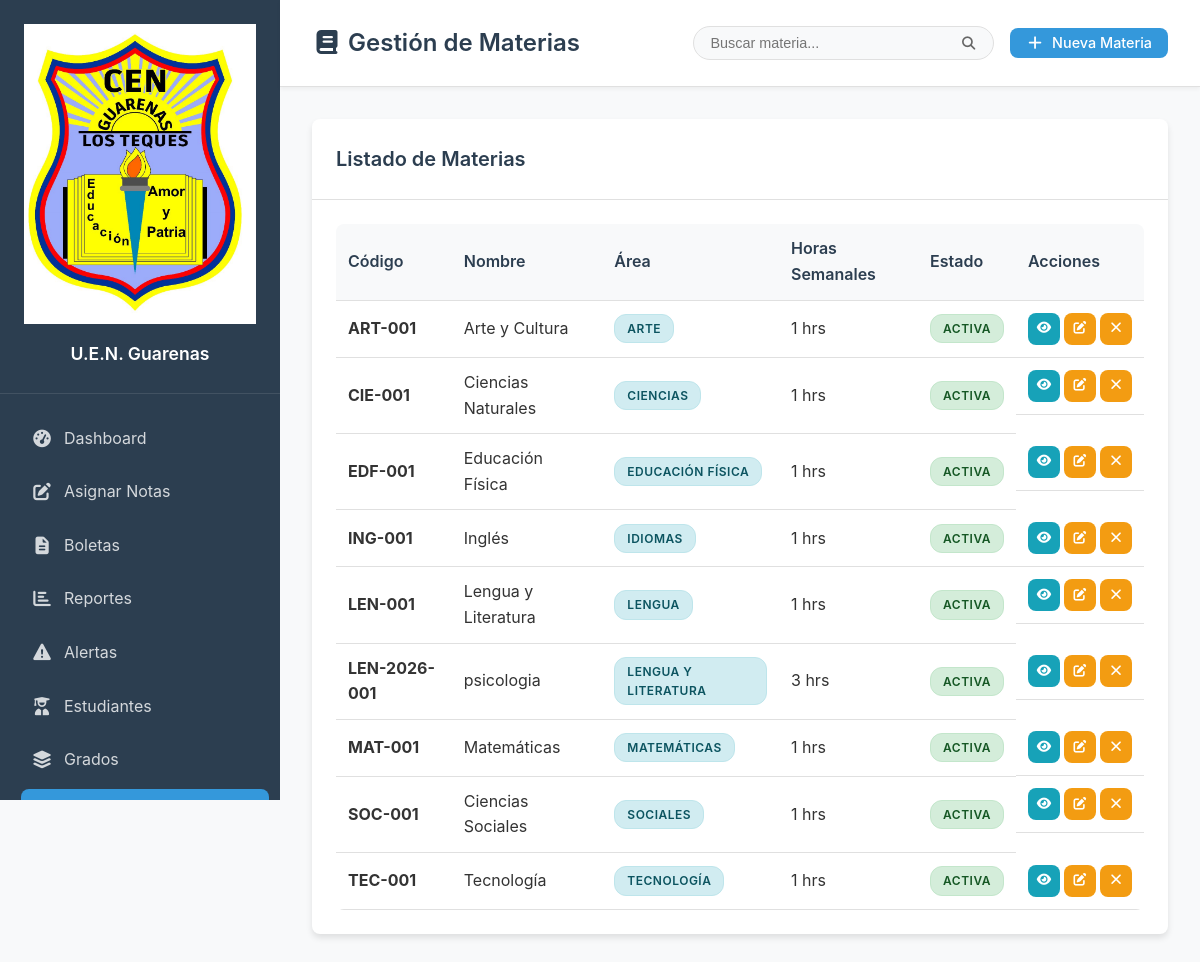
The app's page /materias.php (signed in) with its own data.
### tables this page shows
CREATE TABLE `materias` (
  `id` int(11) NOT NULL,
  `codigo` varchar(20) NOT NULL,
  `nombre` varchar(100) NOT NULL,
  `area` varchar(50) DEFAULT NULL,
  `descripcion` text DEFAULT NULL,
  `horas_semanales` int(11) DEFAULT 1,
  `activo` tinyint(1) DEFAULT 1,
  `fecha_creacion` timestamp NOT NULL DEFAULT current_timestamp(),
  `fecha_actualizacion` timestamp NOT NULL DEFAULT current_timestamp() ON UPDATE current_timestamp(),
  PRIMARY KEY (`id`)
);

### materias.php (the view, shortened to what this page needs)
<?php
require_once 'config.php';
$db = getDBConnection();
$action = $_GET['action'] ?? 'list';
$page = isset($_GET['page']) ? max(1, intval($_GET['page'])) : 1;
$perPage = 10;
$offset = ($page - 1) * $perPage;
$search = $_GET['search'] ?? '';
$where = [];
$params = [];
$whereClause = $where ? "WHERE " . implode(" AND ", $where) : "";
if ($action === 'list') {
    $query = "SELECT * FROM materias $whereClause ORDER BY area, nombre LIMIT $perPage OFFSET $offset";
    $stmt = $db->prepare($query);
    $stmt->execute($params);
    $materias = $stmt->fetchAll();
}
?>
<!DOCTYPE html>
<html lang="es">
<head>
    <link rel="stylesheet" href="<?php echo APP_URL; ?>/assets/css/styles.css">
    <link rel="stylesheet" href="<?php echo APP_URL; ?>/assets/fontawesome/css/all.min.css">
</head>
<body>
<div class="dashboard-container">
    <?php echo getSidebar('materias'); ?>
    <main class="main-content">
        <header class="main-header">
            <h1><i class="fas fa-book"></i> Gestión de Materias</h1>
            <div class="header-actions">
                <form method="GET" class="search-form">
                    <div class="search-box">
                        <input type="text" name="search" value="<?php echo htmlspecialchars($search); ?>" placeholder="Buscar materia...">
                        <button type="submit"><i class="fas fa-search"></i></button>
                    </div>
                </form>
                <a href="?action=new" class="btn btn-primary"><i class="fas fa-plus"></i> Nueva Materia</a>
            </div>
        </header>
        <div class="content-container">
            <?php if ($action === 'list'): ?>
            <div class="card">
                <div class="card-header"><h2>Listado de Materias</h2></div>
                <div class="card-body">
                    <?php if (empty($materias)): ?>
                    <div class="empty-state"><i class="fas fa-book"></i><h3>No se encontraron materias</h3></div>
                    <?php else: ?>
                    <div class="table-responsive">
                        <table class="data-table">
                            <thead>
                                <tr>
                                    <th>Código</th>
                                    <th>Nombre</th>
                                    <th>Área</th>
                                    <th>Horas Semanales</th>
                                    <th>Estado</th>
                                    <th>Acciones</th>
                                </tr>
                            </thead>
                            <tbody>
                            <?php foreach ($materias as $mat): ?>
                            <tr>
                                <td><strong><?php echo htmlspecialchars($mat['codigo']); ?></strong></td>
                                <td><?php echo htmlspecialchars($mat['nombre']); ?></td>
                                <td><span class="badge badge-info"><?php echo htmlspecialchars($mat['area']); ?></span></td>
                                <td><?php echo htmlspecialchars($mat['horas_semanales']); ?> hrs</td>
                                <td>
                                    <span class="badge badge-<?php echo $mat['activo'] ? 'success' : 'secondary'; ?>">
                                        <?php echo $mat['activo'] ? 'Activa' : 'Inactiva'; ?>
                                    </span>
                                </td>
                                <td class="actions">
                                    <a href="?action=view&id=<?php echo $mat['id']; ?>" class="btn btn-sm btn-info" title="Ver"><i class="fas fa-eye"></i></a>
                                    <a href="?action=edit&id=<?php echo $mat['id']; ?>" class="btn btn-sm btn-warning" title="Editar"><i class="fas fa-edit"></i></a>
                                    <?php if ($_SESSION['usuario_rol'] === 'admin'): ?>
                                    <a href="?action=toggle&id=<?php echo $mat['id']; ?>" class="btn btn-sm btn-<?php echo $mat['activo'] ? 'warning' : 'success'; ?>" onclick="return confirm('¿Está seguro?')" title="Cambiar estado">
                                        <i class="fas fa-<?php echo $mat['activo'] ? 'times' : 'check'; ?>"></i>
                                    </a>
                                    <?php endif; ?>
                                </td>
                            </tr>
                            <?php endforeach; ?>
                            </tbody>
                        </table>
                    </div>
                    <?php endif; ?>
                </div>
            </div>
            <?php endif; ?>
        </div>
    </main>
</div>
</body>
</html>

### assets/css/styles.css (style rules this page uses)
:root { --primary-color: #3498db; --primary-dark: #2980b9; --secondary-color: #2c3e50; --success-color: #27ae60; --warning-color: #f39c12; --danger-color: #e74c3c; --info-color: #17a2b8; --light-color: #ecf0f1; --dark-color: #34495e; --border-radius: 8px; --box-shadow: 0 4px 6px rgba(0,0,0,0.1); --transition: all 0.3s ease; }
* { margin: 0; padding: 0; box-sizing: border-box; }
body { font-family: 'Inter', 'Segoe UI', Tahoma, Geneva, Verdana, sans-serif; background-color: #f8f9fa; color: #333; line-height: 1.6; }
.dashboard-container { display: flex; min-height: 100vh; }
.main-content { flex-grow: 1; display: flex; flex-direction: column; margin-left: 280px; min-height: 100vh; }
.main-header { background: white; padding: 1.5rem 2rem; border-bottom: 1px solid #e0e0e0; display: flex; justify-content: space-between; align-items: center; box-shadow: 0 2px 4px rgba(0,0,0,0.05); position: sticky; top: 0; z-index: 100; }
.main-header h1 { color: var(--secondary-color); font-size: 1.5rem; font-weight: 600; margin: 0; }
.header-actions { display: flex; align-items: center; gap: 1rem; }
.search-form { display: flex; }
.search-box { display: flex; background: #f8f9fa; border-radius: 25px; overflow: hidden; border: 1px solid #e0e0e0; transition: var(--transition); }
.search-box input { border: none; background: none; padding: 0.5rem 1rem; outline: none; min-width: 250px; font-size: 0.9rem; }
.search-box button, .search-btn { background: none; border: none; padding: 0.5rem 1rem; cursor: pointer; color: #666; transition: var(--transition); }
.content-container { padding: 2rem; flex-grow: 1; background: #f8f9fa; }
.card { background: white; border-radius: var(--border-radius); box-shadow: var(--box-shadow); overflow: hidden; transition: var(--transition); }
.card-header { padding: 1.5rem; border-bottom: 1px solid #e0e0e0; display: flex; justify-content: space-between; align-items: center; }
.card-header h2 { color: var(--secondary-color); font-size: 1.25rem; font-weight: 600; margin: 0; }
.card-body { padding: 1.5rem; }
.btn { display: inline-flex; align-items: center; gap: 0.5rem; padding: 0.5rem 1rem; border: none; border-radius: var(--border-radius); text-decoration: none; font-size: 0.9rem; cursor: pointer; transition: var(--transition); font-weight: 500; line-height: 1; }
.btn-primary { background: var(--primary-color); color: white; }
.btn-warning { background: var(--warning-color); color: white; }
.btn-info { background: var(--info-color); color: white; }
.btn-sm { padding: 0.25rem 0.5rem; font-size: 0.8rem; }
.table-responsive { overflow-x: auto; border-radius: var(--border-radius); }
.data-table { width: 100%; border-collapse: collapse; background: white; }
.data-table th, .data-table td { padding: 0.75rem; text-align: left; border-bottom: 1px solid #e0e0e0; }
.data-table th { background: #f8f9fa; font-weight: 600; color: var(--secondary-color); position: sticky; top: 0; }
.data-table .actions { display: flex; gap: 0.25rem; white-space: nowrap; }
.badge { display: inline-block; padding: 0.25rem 0.75rem; border-radius: 12px; font-size: 0.75rem; font-weight: 600; text-transform: uppercase; letter-spacing: 0.5px; }
.badge-success { background: #d4edda; color: #155724; border: 1px solid #c3e6cb; }
.badge-info { background: #d1ecf1; color: #0c5460; border: 1px solid #bee5eb; }

### materias.php (style rules this page uses)
.actions { display: flex; gap: 5px; justify-content: center; align-items: center; }
.actions .btn-sm { width: 32px; height: 32px; display: inline-flex; align-items: center; justify-content: center; padding: 0; transition: none !important; }

### records on screen
materias: codigo "ART-001", nombre "Arte y Cultura", area "ARTE", horas_semanales "1", activo "ACTIVA"
materias: codigo "CIE-001", nombre "Ciencias Naturales", area "CIENCIAS", horas_semanales "1", activo "ACTIVA"
materias: codigo "EDF-001", nombre "Educación Física", area "EDUCACIÓN FÍSICA", horas_semanales "1", activo "ACTIVA"
materias: codigo "ING-001", nombre "Inglés", area "IDIOMAS", horas_semanales "1", activo "ACTIVA"
materias: codigo "LEN-001", nombre "Lengua y Literatura", area "LENGUA", horas_semanales "1", activo "ACTIVA"
materias: codigo "LEN-2026-001", nombre "psicologia", area "LENGUA Y LITERATURA", horas_semanales "3", activo "ACTIVA"
materias: codigo "MAT-001", nombre "Matemáticas", area "MATEMÁTICAS", horas_semanales "1", activo "ACTIVA"
materias: codigo "SOC-001", nombre "Ciencias Sociales", area "SOCIALES", horas_semanales "1", activo "ACTIVA"
materias: codigo "TEC-001", nombre "Tecnología", area "TECNOLOGÍA", horas_semanales "1", activo "ACTIVA"

### other values on screen
APP_NAME "U.E.N. Guarenas"
